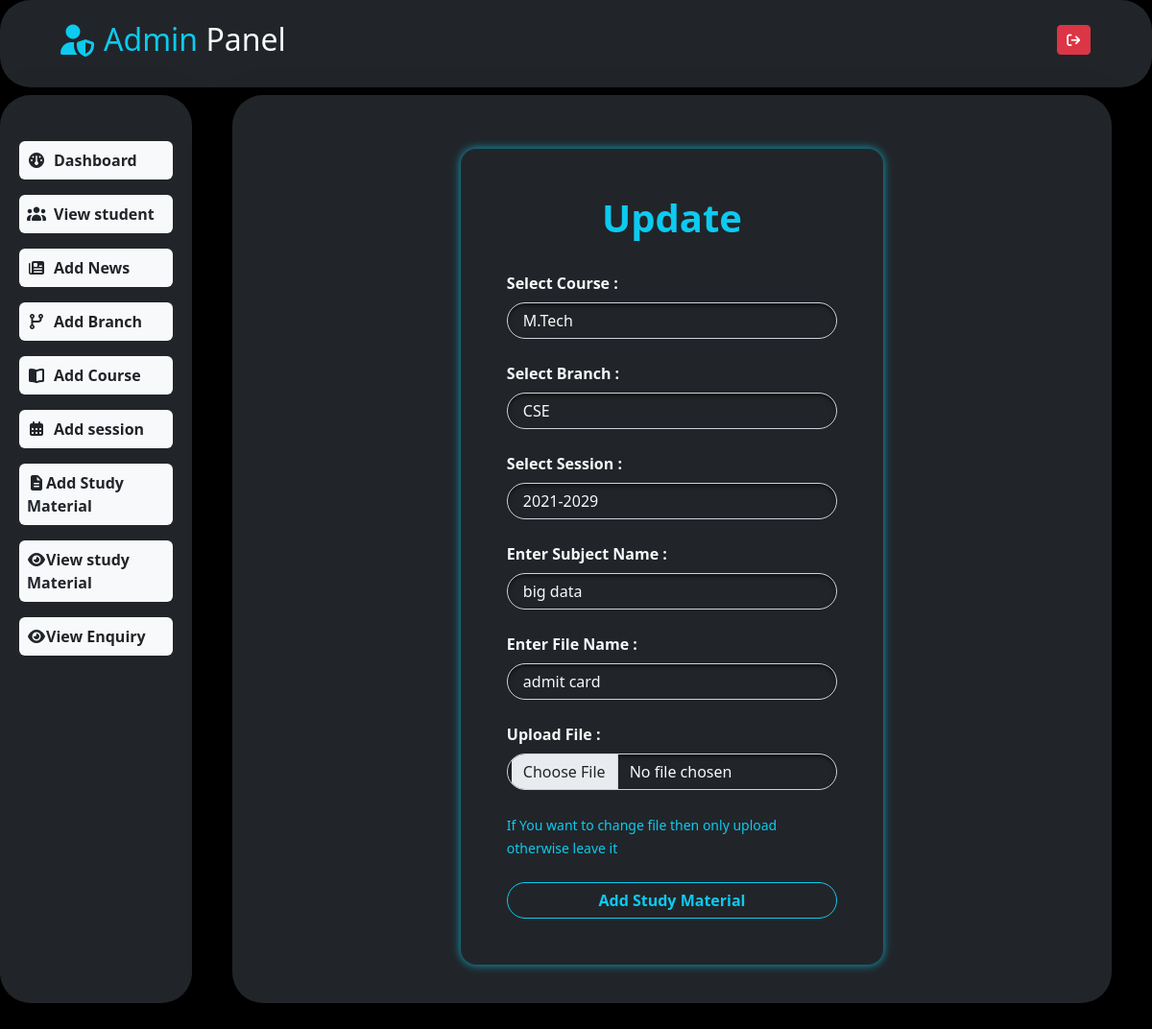
The app's page /index/editstudy/8 with its own data.
### myapp/models.py (models this page shows)
class Study(models.Model):
    course=models.CharField(max_length=30)
    branch=models.CharField(max_length=30)
    session=models.CharField(max_length=30)
    subject=models.CharField(max_length=30)
    file_name=models.CharField(max_length=30)
    file=models.FileField(max_length=255,upload_to="study")

### myapp/views.py (the view, shortened to what this page needs)
# urls.py: path('editstudy/<id>',views.editstudy,name="editstudy"),
def editstudy(request, id):
    st =Study.objects.get(id=id)
    course = Course.objects.all()
    branch = Branch.objects.all()
    session = Session.objects.all()
    return render(request,'adstudy.html',locals())

### myapp/templates/adstudy.html (shortened to what this page needs)
{%extends 'index.html'%}
{%block body%}
<div class="row my-5">
        <div class="mt-2 col-md-8 mx-auto ">
            <form action="" method="post" enctype="multipart/form-data" class="w-75 mx-auto shadow-lg rounded-4 p-5 " style="box-shadow: 0 0 10px rgba(13, 202, 240, 0.8) !important;">
                <h1 class="text-info fw-bold text-center">
                    {%if st%}
                          Update
                          {%else%}
                          Add
                          {%endif%}
                </h1>
                <br>
                <label for="" class="text-light fw-bold pb-2">Select Course :</label>
                <select name="course" id="" class="form-control rounded-pill ps-3 st">
                    {%if st.course%}
                    <option value="{{st.course}}">{{st.course}}</option>
                    {%else%}
                    <option value="">--Select Course--</option>
                    {%endif%}
                </select>
                <br>
                <label for="" class="text-light fw-bold pb-2">Select Branch :</label>
                <select name="branch" id="" class="form-control rounded-pill ps-3 st">
                    {%if st.branch%}
                    <option value="{{st.branch}}">{{st.branch}}</option>
                    {%else%}
                    <option value="">--Select Branch--</option>
                    {%endif%}
                </select>
                <br>
                 <label for="" class="text-light fw-bold pb-2">Select Session :</label>
                <select name="session" id="" class="form-control rounded-pill ps-3 st">
                    {%if st.session%}
                    <option value="{{st.session}}">{{st.session}}</option>
                    {%else%}
                    <option value="">--Select Session--</option>
                    {%endif%}
                </select>
                <br>
                 <label for="" class="text-light fw-bold pb-2">Enter Subject Name :</label>
                <input type="text" value="{{st.subject}}" name="subject" class="form-control rounded-pill ps-3 st" placeholder="Enter Subject Name">
                <br>
                 <label for="" class="text-light fw-bold pb-2">Enter File Name :</label>
                <input type="text" value="{{st.file_name}}" name="file_name" class="form-control rounded-pill ps-3 st" placeholder="Enter File Name">
                <br>
                 <label for="" class="text-light fw-bold pb-2">Upload File :</label>
                <input type="file" name="file" class="form-control rounded-pill ps-3 st" id="">
                <br>
                {%if st.file%}
                <small class="text-info"> If You want to change file then  only upload otherwise leave it</small>
                <br>
                {%endif%}
                <br>
                {%if st%}
                <input type="submit" value="Add Study Material" name=""  class="btn btn-outline-info  form-control rounded-pill fw-bold">
                {%else%}
                <input type="submit" value="Add Study Material" name=""  class="btn btn-outline-info  form-control rounded-pill fw-bold">
                {%endif%}
            </form>
        </div>
    </div>
{%endblock%}

### myapp/templates/index.html (style rules this page uses)
.st,textarea { background-color: #212529 !important; color: #f8f9fa !important; box-shadow: inset 0 2px 4px rgba(0, 0, 0, 0.6); }

### records on screen
Study: course "M.Tech", branch "CSE", session "2021-2029", subject "big data", file_name "admit card"
